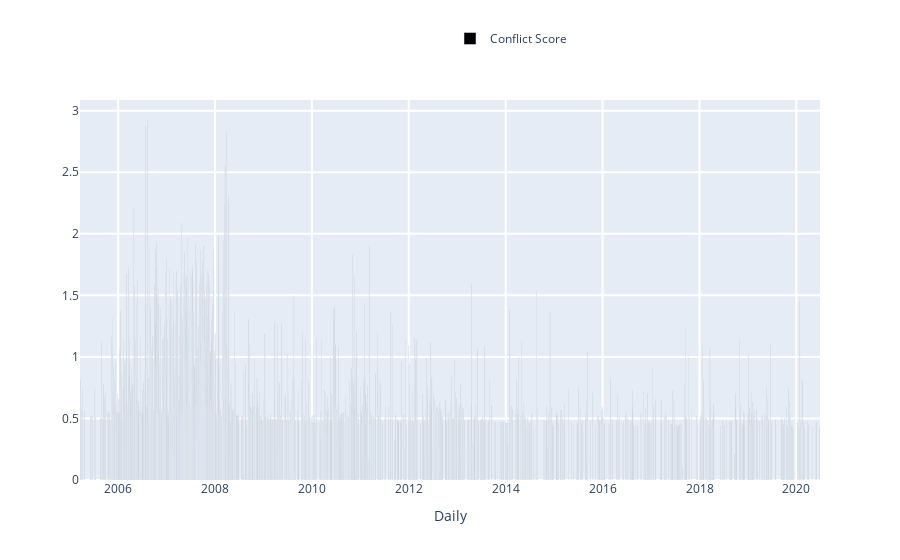

Notebook source saved alongside this figure:
### Markdown cell above
<span style="color: #626262"> Try yourself! This is what will happen when you click 'Show Page Conflict' button: </span>

### Code cell
### ----------------------------------------------------------------------------------- ###
### TRY YOURSELF! THIS IS WHAT WILL HAPPEN WHEN YOU CLICK 'Show Page Conflict' BUTTON   ###
### ----------------------------------------------------------------------------------- ###

## This is the page you used ##
print('The page that is being used:', the_page['title'], f'({abbreviation(languageSelection.value).upper()})')

## Continue to use our data from A.2; calculate the Conflict Score definded as above ##
conflict_sc = total_actions.conflict.sum() / total_actions.elegibles.sum()
print('Page conflict score is:', conflict_sc)

## visualization, core visual code lies in ConflictsListener, then the interact function    ##
## make it interactive, mode details see:                                                   ##
## https://github.com/gesiscss/wikiwho_demo/blob/master/visualization/conflicts_listener.py ##

# First check whether the page conflict score is zero
if conflict_sc != 0:
    # Define a ConflictsListener instance
    conflicts_listener = ConflictsListener(total_actions)

    # Set parameters
    begin_date = total_actions['rev_time'].iloc[0]
    end_date = total_actions['rev_time'].iloc[-1]
    frequency = 'Daily' # 'Yearly', 'Monthly', 'Daily'
    
    # The metrics we need:
    # ['Total', 'Total_surv_48h', 'Total_persistent', 'Total_stopword_count',
    #  'Total Elegible Actions', 'Number of Conflicts', 'Number of Revisions',
    #  'Conflict Score', 'Absolute Conflict Score', 'Conflict Ratio', ('None')]
    # Note: only 'red_line' has 'None' option.
    black_line = 'Conflict Score'
    red_line = 'None'
    
    conflicts_listener.listen(
        _range1 = begin_date,
        _range2 = end_date,
        granularity = frequency,
        black = black_line,
        red = red_line
    )

### Figure 1 — Plotly figure (JSON) as saved in the notebook; plotly's stock layout.template omitted (floating-point values rounded to 4 significant figures; data arrays with more than 128 entries replaced by an {"elided": "..."} marker saying what was removed)
{"data": [{"marker": {"color": "rgba(0, 0, 0, 1)"}, "name": "Conflict Score", "type": "bar", "x": {"elided": "1473 str values"}, "y": {"elided": "1473 float values"}}], "layout": {"bargap": 0.1, "barmode": "group", "hovermode": "closest", "legend": {"x": 0.5, "y": 1.2}, "showlegend": true, "xaxis": {"gridwidth": 2, "nticks": 15, "ticklen": 5, "tickmode": "auto", "title": {"text": "Daily"}, "zeroline": true}, "yaxis": {"gridwidth": 2, "ticklen": 5}}}
